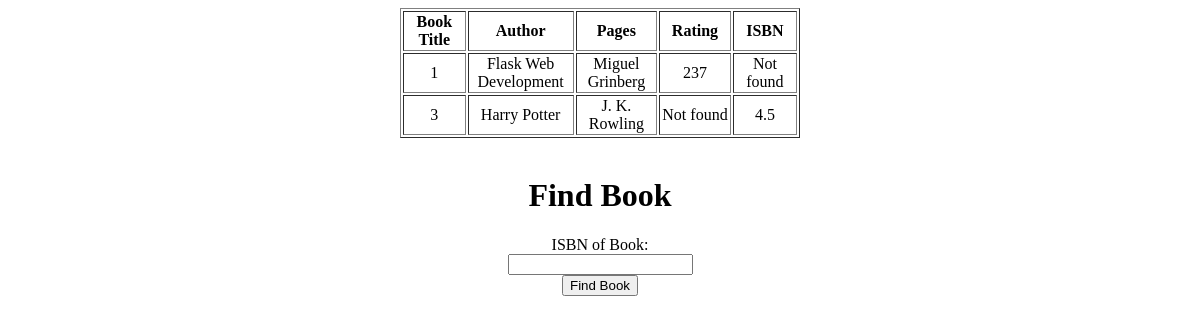
Page /maindisplay on the earlier database version.
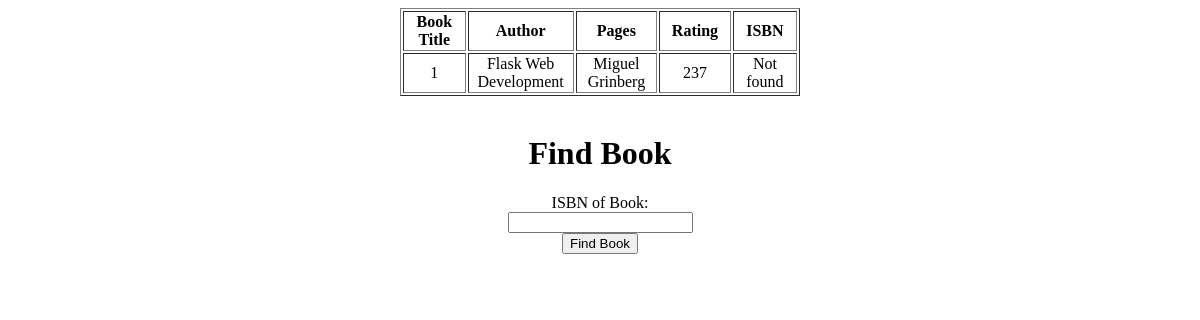
Same page on the later database version.
### tables this page shows
CREATE TABLE "books" (
	"book_id"	INTEGER,
	"title"	TEXT NOT NULL UNIQUE,
	"author"	TEXT,
	"pages"	INTEGER,
	"rating"	INTEGER,
	"isbn"	TEXT,
	PRIMARY KEY("book_id")
);

### final_project.py (the view)
@app.route('/maindisplay', methods=['GET'])
def books():
    path = os.path.dirname(os.path.abspath(__file__))
    conn = sqlite3.connect(path+'/books.db')
    c = conn.cursor()
    c.execute("SELECT * FROM books")
    books_info = c.fetchall()
    return render_template('maindisplay.html', books_info=books_info)

### templates/maindisplay.html (shortened to what this page needs)
<!DOCTYPE html>
<html lang="en">
<head>
</head>
<body>
<div class="container" align="center">
    <table width="400px" border="1">
        <tr>
            <td width="200px" align="center"><b>Book Title</b></td>
            <td width="200px" align="center"><b>Author</b></td>
            <td width="200px" align="center"><b>Pages</b></td>
            <td width="200px" align="center"><b>Rating</b></td>
            <td width="200px" align="center"><b>ISBN</b></td>
        </tr>
        {% for info in books_info %}
        <tr>
            <td width="200px" align="center">{{info[0]}}</td>
            <td width="200px" align="center">{{info[1]}}</td>
            <td width="200px" align="center">{{info[2]}}</td>
            <td width="200px" align="center">{{info[3]}}</td>
            <td width="200px" align="center">{{info[4]}}</td>
        </tr>
        {% endfor %}
    </table>
    <br>
    <h1>Find Book</h1>
    <form action="/search" method="post">
        <label for="isbn">ISBN of Book:</label><br>
        <input type="text" id="isbn" name="isbn" required><br>
        <input type="submit" value="Find Book">
    </form>
</div>
</body>
</html>

Differences in the rows shown:
removed books: book_id "3", title "Harry Potter", author "J. K. Rowling", pages "Not found", rating "4.5"
